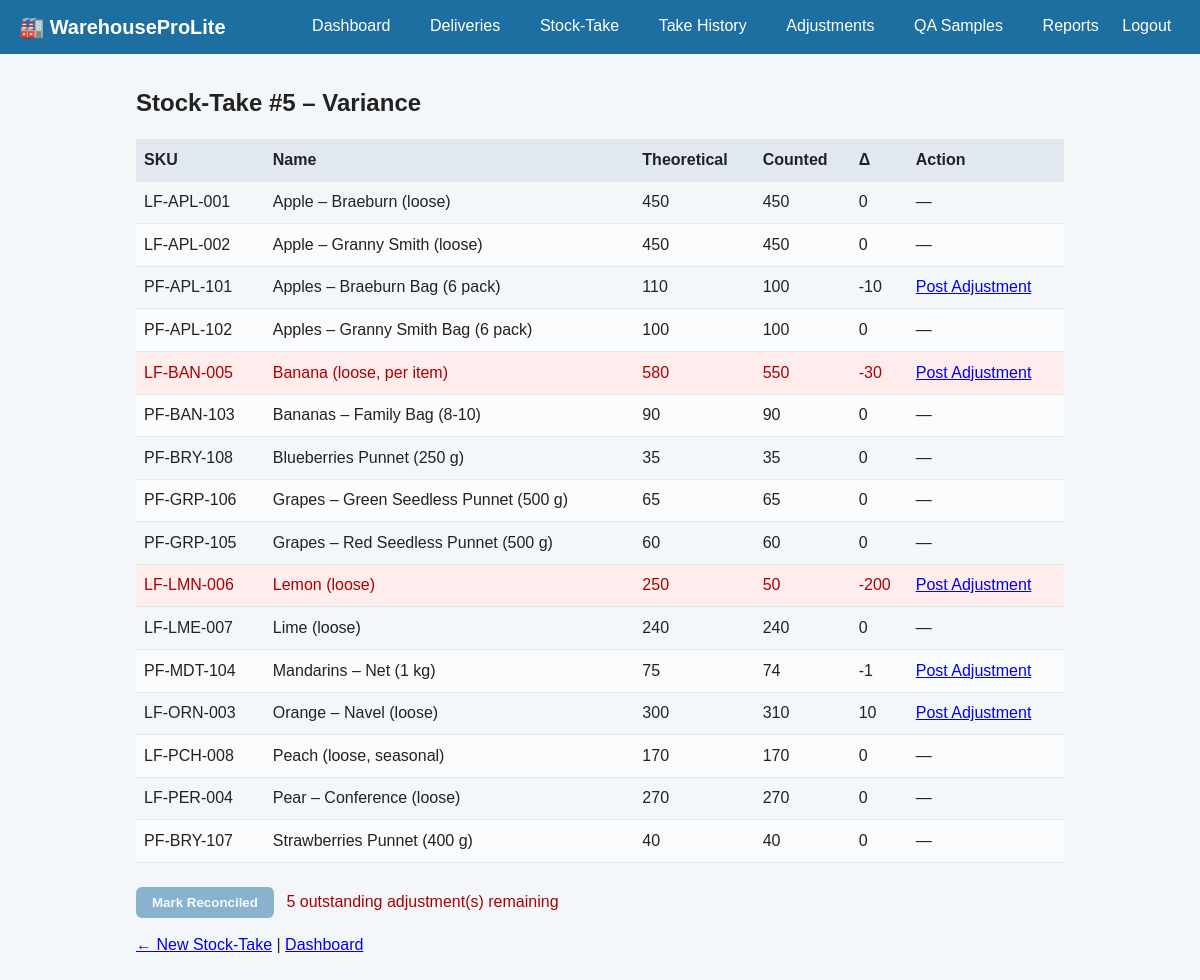
/WarehouseProLite/stocktake_view.php?id=5, run on the app's committed database.
### tables this page shows
CREATE TABLE `stock_take_lines` (
  `id` int(11) NOT NULL AUTO_INCREMENT,
  `stock_take_id` int(11) DEFAULT NULL,
  `product_id` int(11) DEFAULT NULL,
  `counted_qty` int(11) DEFAULT NULL,
  PRIMARY KEY (`id`),
  UNIQUE KEY `take_product` (`stock_take_id`,`product_id`),
  KEY `product_id` (`product_id`),
  CONSTRAINT `stock_take_lines_ibfk_1` FOREIGN KEY (`stock_take_id`) REFERENCES `stock_takes` (`id`),
  CONSTRAINT `stock_take_lines_ibfk_2` FOREIGN KEY (`product_id`) REFERENCES `products` (`id`)
);

CREATE TABLE `products` (
  `id` int(11) NOT NULL AUTO_INCREMENT,
  `sku` varchar(30) NOT NULL,
  `name` varchar(100) NOT NULL,
  `category_id` int(11) DEFAULT NULL,
  `price` decimal(10,2) NOT NULL,
  `stock` int(11) NOT NULL DEFAULT 0,
  PRIMARY KEY (`id`),
  KEY `category_id` (`category_id`),
  CONSTRAINT `products_ibfk_1` FOREIGN KEY (`category_id`) REFERENCES `categories` (`id`)
);

### WarehouseProLite/stocktake_view.php (the view, shortened to what this page needs)
<?php
include 'includes/db.php';
include 'includes/header.php';
$takeId = isset($_GET['id']) ? (int)$_GET['id'] : 0;
$lines = mysqli_query($conn, "SELECT p.id   AS pid,
           p.sku,
           p.name,
           p.stock              AS theoretical,
           l.counted_qty,
           (l.counted_qty - p.stock) AS variance
    FROM stock_take_lines l
    JOIN products p ON p.id = l.product_id
    WHERE l.stock_take_id = $takeId
    ORDER BY p.name
");
?>
<h2>Stock-Take #<?php echo $takeId; ?> – Variance</h2>
<table>
<thead>
  <tr><th>SKU</th><th>Name</th><th>Theoretical</th><th>Counted</th><th>Δ</th><th>Action</th></tr>
</thead>
<tbody>
<?php
$outstanding = 0;
while ($r = mysqli_fetch_assoc($lines)):
    $absVar = abs($r['variance']);
    $rowStyle = ($absVar > 10) ? "style='background:#ffecec;color:#a00;'" : "";
    if ($r['variance'] != 0) $outstanding++;
?>
  <tr <?php echo $rowStyle; ?>>
    <td><?php echo $r['sku']; ?></td>
    <td><?php echo htmlspecialchars($r['name']); ?></td>
    <td><?php echo $r['theoretical']; ?></td>
    <td><?php echo $r['counted_qty']; ?></td>
    <td><?php echo $r['variance']; ?></td>
    <td>
      <?php if ($r['variance'] != 0): ?>
        <a href="adjustment_add.php?pid=<?php echo $r['pid']; ?>&delta=<?php echo $r['variance']; ?>">
          Post Adjustment
        </a>
      <?php else: ?>
        —
      <?php endif; ?>
    </td>
  </tr>
<?php endwhile; ?>
</tbody>
</table>
<form method="post" style="margin-top:1rem;">
  <input type="submit"
         value="Mark Reconciled"
         <?php echo ($outstanding ? 'disabled style="opacity:.5;"' : ''); ?>>
  <?php if ($outstanding): ?>
    <span style="color:#a00; margin-left:.5rem;">
      <?php echo $outstanding; ?> outstanding adjustment(s) remaining
    </span>
  <?php endif; ?>
</form>
<p>
  <a href="stocktake_new.php">← New Stock-Take</a> |
  <a href="dashboard.php">Dashboard</a>
</p>
<?php include 'includes/footer.php'; ?>

### WarehouseProLite/assets/style.css (style rules this page uses)
:root { --blue:#1e6fa1; --blue-dark:#15527a; --cream:#f4f7fa; --gray:#e2e8f0; --text:#222; --text-light:#fff; --radius:6px; }
* { box-sizing:border-box; }
body { margin:0;font-family:Arial,Helvetica,sans-serif;background:var(--cream);color:var(--text);line-height:1.4; }
table { width:100%;border-collapse:collapse;margin-bottom:1.5rem; }
th,td { padding:.6rem .5rem;border-bottom:1px solid var(--gray);text-align:left; }
th { background:var(--gray);font-weight:600; }
tr:nth-child(even) { background:#f9fbfc; }
input[type=submit],button { background:var(--blue);color:var(--text-light);border:none;padding:.5rem 1rem;border-radius:var(--radius);font-weight:600;cursor:pointer; }

### data on the page
stock_take_lines: product.sku "LF-APL-001", product.name "Apple – Braeburn (loose)", product.stock "450", counted_qty "450", variance "0"
stock_take_lines: product.sku "LF-APL-002", product.name "Apple – Granny Smith (loose)", product.stock "450", counted_qty "450", variance "0"
stock_take_lines: product.sku "PF-APL-101", product.name "Apples – Braeburn Bag (6 pack)", product.stock "110", counted_qty "100", variance "-10"
stock_take_lines: product.sku "PF-APL-102", product.name "Apples – Granny Smith Bag (6 pack)", product.stock "100", counted_qty "100", variance "0"
stock_take_lines: product.sku "LF-BAN-005", product.name "Banana (loose, per item)", product.stock "580", counted_qty "550", variance "-30"
stock_take_lines: product.sku "PF-BAN-103", product.name "Bananas – Family Bag (8-10)", product.stock "90", counted_qty "90", variance "0"
stock_take_lines: product.sku "PF-BRY-108", product.name "Blueberries Punnet (250 g)", product.stock "35", counted_qty "35", variance "0"
stock_take_lines: product.sku "PF-GRP-106", product.name "Grapes – Green Seedless Punnet (500 g)", product.stock "65", counted_qty "65", variance "0"
stock_take_lines: product.sku "PF-GRP-105", product.name "Grapes – Red Seedless Punnet (500 g)", product.stock "60", counted_qty "60", variance "0"
stock_take_lines: product.sku "LF-LMN-006", product.name "Lemon (loose)", product.stock "250", counted_qty "50", variance "-200"
stock_take_lines: product.sku "LF-LME-007", product.name "Lime (loose)", product.stock "240", counted_qty "240", variance "0"
stock_take_lines: product.sku "PF-MDT-104", product.name "Mandarins – Net (1 kg)", product.stock "75", counted_qty "74", variance "-1"
stock_take_lines: product.sku "LF-ORN-003", product.name "Orange – Navel (loose)", product.stock "300", counted_qty "310", variance "10"
stock_take_lines: product.sku "LF-PCH-008", product.name "Peach (loose, seasonal)", product.stock "170", counted_qty "170", variance "0"
stock_take_lines: product.sku "LF-PER-004", product.name "Pear – Conference (loose)", product.stock "270", counted_qty "270", variance "0"
stock_take_lines: product.sku "PF-BRY-107", product.name "Strawberries Punnet (400 g)", product.stock "40", counted_qty "40", variance "0"

### other printed values
$takeId "5"
$outstanding "5"
